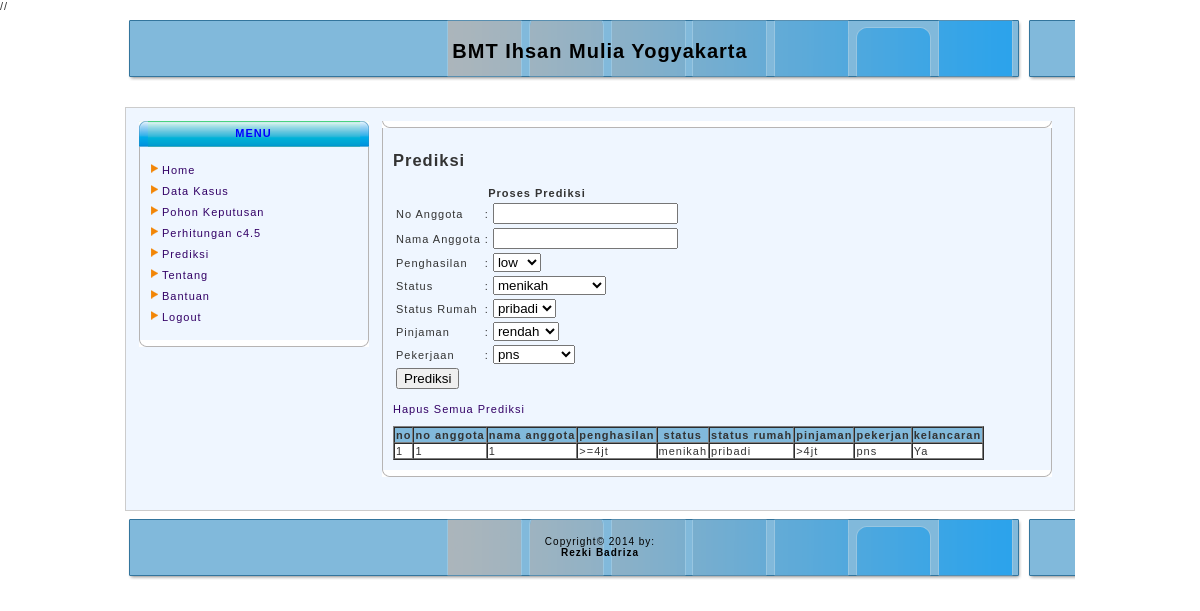
The page /admin/media.php?module=prediksi (signed in) on the database as committed earlier.
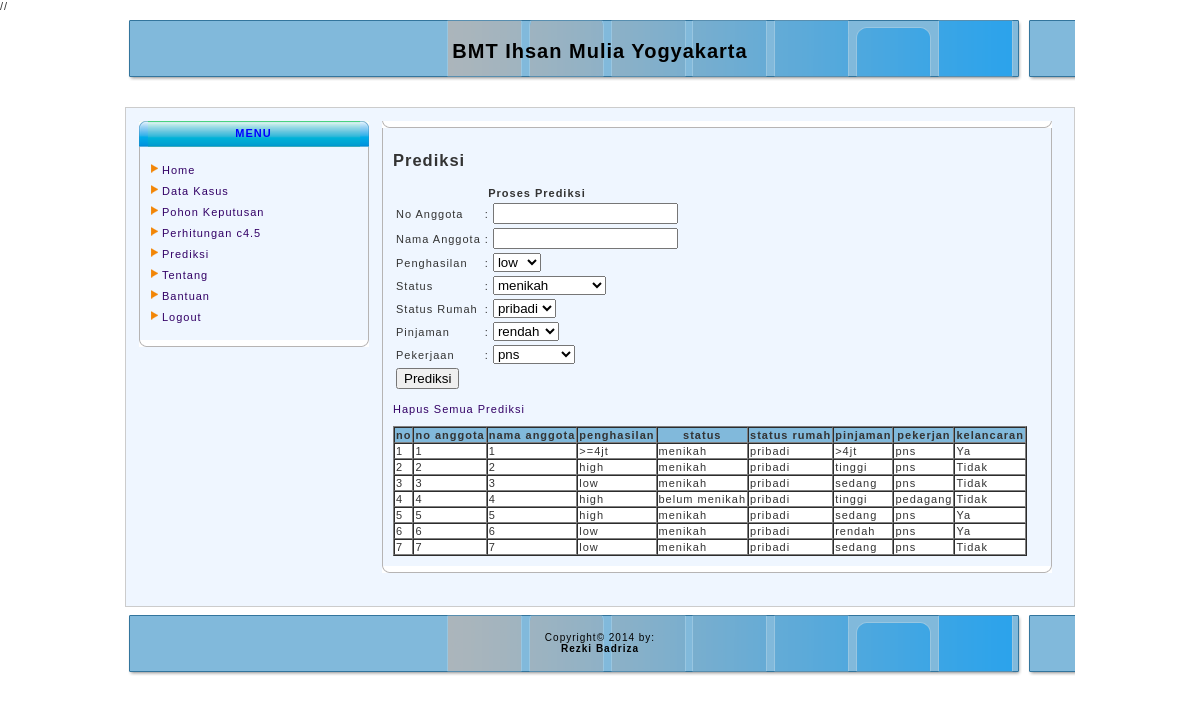
The same page on the database as committed later.
### tables this page shows
CREATE TABLE IF NOT EXISTS `data_prediksi` (
  `id` int(10) NOT NULL,
  `no_anggota` varchar(50) NOT NULL,
  `nama_anggota` varchar(50) NOT NULL,
  `penghasilan` varchar(50) NOT NULL,
  `status` varchar(50) NOT NULL,
  `status_rumah` varchar(50) NOT NULL,
  `pinjaman` varchar(50) NOT NULL,
  `pekerjaan` varchar(50) NOT NULL,
  `keputusan_c45` varchar(50) NOT NULL,
  `id_rule_c45` int(10) NOT NULL
);

### admin/modul/prediksi.php (the view)
<?php
switch($_GET["act"]){
    default:
        echo "<h2>Prediksi</h2>";
        include "form_prediksi.php";
		echo " <p><a href=./aksi.php?module=prediksi&act=hapus_semua_prediksi>Hapus Semua Prediksi</a></p>";
        echo "<table bgcolor='#81b9db' border='1' cellspacing='0' cellspading='0'>
            <tr>
                <th>no</th>
                <th>no anggota</th>
                <th>nama anggota</th>
                <th>penghasilan</th>
                <th>status</th>
                <th>status rumah</th>
                <th>pinjaman</th>
                <th>pekerjan</th>
                <th>kelancaran</th>
           </tr>";
    $sql=mysql_query('SELECT * FROM data_prediksi ORDER BY id');
    $warna1 = '#ffffff';
    $warna  = $warna1;
    $no = 1;
    while ($data=mysql_fetch_array($sql)){
        echo " <tr bgcolor='$warna'>
                   <td>$no</td>
                   <td>$data[no_anggota]</td>
                   <td>$data[nama_anggota]</td>
                   <td>$data[penghasilan]</td>
                   <td>$data[status]</td>
                   <td>$data[status_rumah]</td>
                   <td>$data[pinjaman]</td>
                   <td>$data[pekerjaan]</td>
                   <td>$data[keputusan_c45]</td>
               </tr>";
    $no++;
    }
    echo"</table>";
    break;
}

Rows that differ between the two databases and show on the page:
added data_prediksi: no_anggota "2", nama_anggota "2", penghasilan "high", status "menikah", status_rumah "pribadi", pinjaman "tinggi", pekerjaan "pns", keputusan_c45 "Tidak"
added data_prediksi: no_anggota "3", nama_anggota "3", penghasilan "low", status "menikah", status_rumah "pribadi", pinjaman "sedang", pekerjaan "pns", keputusan_c45 "Tidak"
added data_prediksi: no_anggota "4", nama_anggota "4", penghasilan "high", status "belum menikah", status_rumah "pribadi", pinjaman "tinggi", pekerjaan "pedagang", keputusan_c45 "Tidak"
added data_prediksi: no_anggota "5", nama_anggota "5", penghasilan "high", status "menikah", status_rumah "pribadi", pinjaman "sedang", pekerjaan "pns", keputusan_c45 "Ya"
added data_prediksi: no_anggota "6", nama_anggota "6", penghasilan "low", status "menikah", status_rumah "pribadi", pinjaman "rendah", pekerjaan "pns", keputusan_c45 "Ya"
added data_prediksi: no_anggota "7", nama_anggota "7", penghasilan "low", status "menikah", status_rumah "pribadi", pinjaman "sedang", pekerjaan "pns", keputusan_c45 "Tidak"
